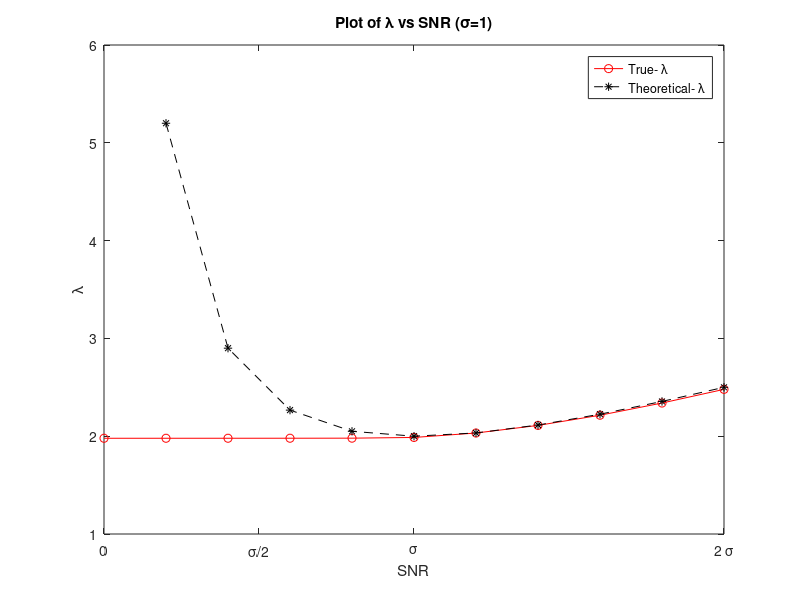
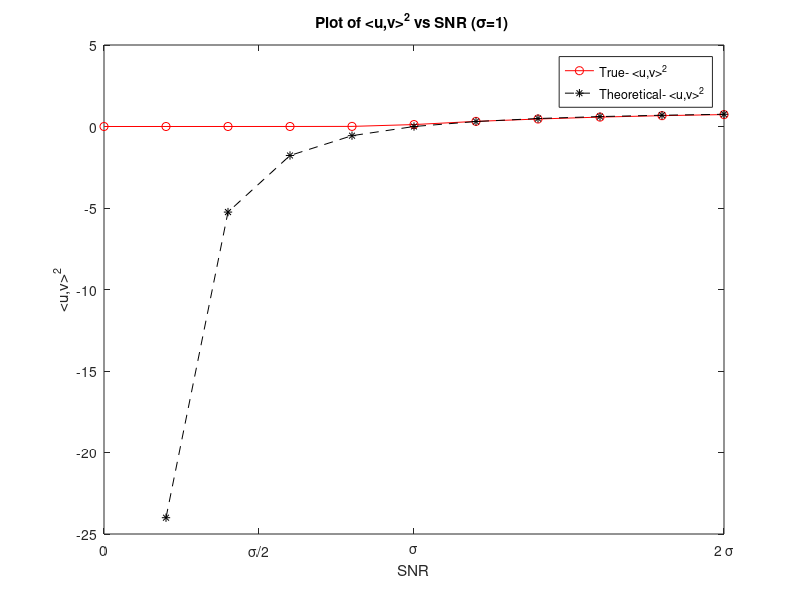

Here is the MATLAB script that generated these plots, in order:

clear; clc;
n=400;
W=zeros(n,n);
sigma=1;

for j=1:n
    for i=1:j
     W(i,j)= sqrt(sigma/n)*randn;     
     W(j,i)=W(i,j);   
    end
    
end

u=zeros(n,1);
u(1)=1;

lambda0=0:(2*sigma)/10:2*sigma;
true_lambda=zeros(1,length(lambda0));
theo_lambda=zeros(1,length(lambda0));
true_u_t_v=zeros(1,length(lambda0));
theo_u_t_v=zeros(1,length(lambda0));

for i=1:length(lambda0)
   W1=W+lambda0(i)*(u*u');
   [V,D] = eig(W1);
   d=diag(D);
   [emax,idx]=max(d);
   
   true_lambda(i)=emax;
   theo_lambda(i)=lambda0(i)+(1/lambda0(i));
   
   true_u_t_v(i)=(u'*V(:,idx)).^2;
   theo_u_t_v(i)=(1-(1/(lambda0(i))^2));
end


figure(1)
plot(lambda0,true_lambda,'r-o')
hold on
plot(lambda0,theo_lambda,'k--*')
hold off
legend('True- \lambda', 'Theoretical- \lambda')
xlabel('SNR')
ylabel('\lambda')
xticks([0 sigma/2 sigma 2*sigma])
xticklabels({'0','\sigma/2','\sigma','2 \sigma','interpreter','latex'})
title('Plot of \lambda vs SNR (\sigma=1)')

figure(2)
plot(lambda0,true_u_t_v,'r-o')
hold on
plot(lambda0,theo_u_t_v,'k--*')
hold off
legend('True- <u,v>^2', 'Theoretical- <u,v>^2')
xlabel('SNR')
ylabel('<u,v>^2')
xticks([0 sigma/2 sigma 2*sigma])
xticklabels({'0','\sigma/2','\sigma','2 \sigma','interpreter','latex'})

title('Plot of <u,v>^2 vs SNR (\sigma=1) ')




